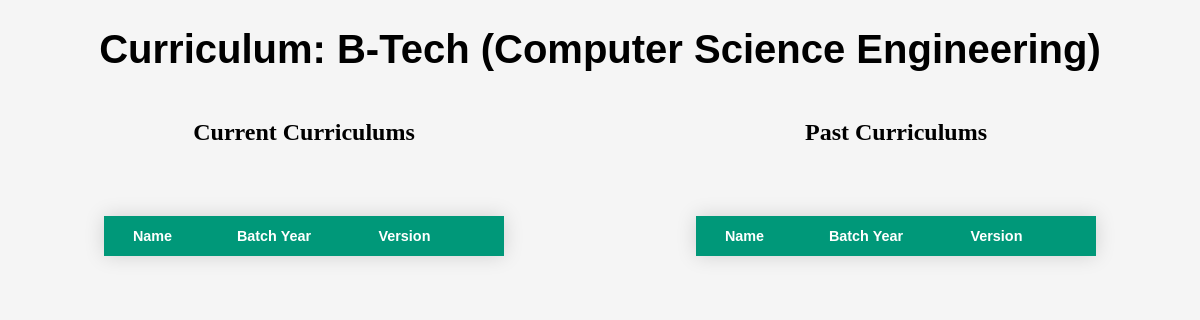
Page /curriculum/1 on the earlier database version.
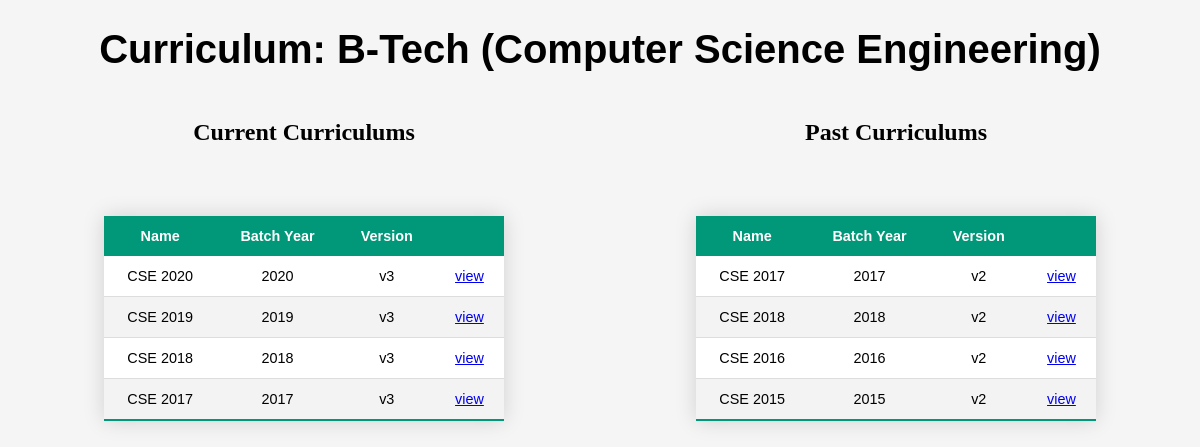
Same page on the later database version.
### program_and_curriculum_management/models.py (models this page shows, shortened)
class Programme(models.Model):
    category = models.CharField(max_length=100)
    title = models.CharField(max_length=100)

class Curriculum(models.Model):
    name = models.CharField(max_length=100)
    batch_year = models.IntegerField(default=date.today().year)
    version = models.CharField(max_length=50)
    present_curriculum = models.BooleanField(default=False)
    programme_id = models.ForeignKey(Programme, on_delete=models.CASCADE)

### program_and_curriculum_management/views.py (the view)
# urls.py: path('curriculum/<pro_id>',views.curriculum, name='curriculum'),
def curriculum(request, pro_id):
    current_curriculum = Curriculum.objects.filter(present_curriculum=1).filter(programme_id_id=pro_id)
    past_curriculum = Curriculum.objects.filter(present_curriculum=0).filter(programme_id_id=pro_id)
    title = Programme.objects.filter(id=pro_id)[0]
    return render(request,'curriculum.html',{'Current_curriculum': current_curriculum, 'Past_curriculum': past_curriculum, 'Title':title})

### templates/curriculum.html (shortened to what this page needs)
<!DOCTYPE html>
<html>
<head>
    <link rel='stylesheet' type='text/css' media='screen' href='/static/style.css'>
</head>
<body>
    <div class="top">
        <h1>Curriculum: <span>{{ Title.title }}</span></h1>
    </div>
    <section>
        <div class="leftside">
            <h2> Current Curriculums</h2>
            <table class="styled-table">
            <thead>
                <tr>
                    <th>Name</th>
                    <th>Batch Year</th>
                    <th> Version</th>
                    <th></th>
                </tr>
            </thead>
            <tbody>
                {% for cc in Current_curriculum %}
                <tr>
                    <td>{{ cc.name }}</td>
                    <td>{{ cc.batch_year }}</td>
                    <td>{{ cc.version }}</td>
                    <td><a href="{% url 'semester' cc.id %}">view</a></td>
                </tr>
                {% endfor %}
            </tbody>
            </table>
        </div>
        <div class="rightside">
            <h2> Past Curriculums</h2>
            <table class="styled-table">
                <thead>
                    <tr>
                        <th>Name</th>
                        <th>Batch Year</th>
                        <th> Version</th>
                        <th></th>
                    </tr>
                </thead>
                <tbody>
                    {% for pc in Past_curriculum %}
                    <tr>
                        <td>{{ pc.name }}</td>
                        <td>{{ pc.batch_year }}</td>
                        <td>{{ pc.version }}</td>
                        <td><a href="{% url 'semester' pc.id %}">view</a></td>
                    </tr>
                    {% endfor %}
                </tbody>
            </table>
        </div>
    </section>
</body>
</html>

### static/style.css (style rules this page uses)
body { background: whitesmoke; display: block; margin: 8px; }
section { display:flex; }
.leftside { width:55%; height:300px; text-align:center; }
.rightside { width:55%; height:300px; text-align:center; }
.top { text-align :center; margin: 25px 25px x; margin-left: auto; margin-right: auto; margin-top :5px; font-size: 20px; font-family: sans-serif; }
.styled-table { border-collapse: collapse; margin: 25px 25px 25px; margin-left: auto; margin-right: auto; margin-top :70px; font-size: 0.9em; font-family: sans-serif; min-width: 400px; box-shadow: 0 0 20px rgba(0, 0, 0, 0.15); }
.styled-table thead tr, .styled-table thead th { background-color: #009879; color: #ffffff; text-align: center; }
.styled-table th, .styled-table td { padding: 12px 15px; }
.styled-table tbody tr { border-bottom: 1px solid #dddddd; }
.styled-table tbody tr:nth-of-type(even) { background-color: #f3f3f3; }
.styled-table tbody tr:nth-of-type(odd) { background-color: white; }
.styled-table tbody tr:last-of-type { border-bottom: 2px solid #009879; }

Differences in the rows shown:
added Curriculum: name "CSE 2020", batch_year "2020", version "v3", shown under "Current Curriculums"
added Curriculum: name "CSE 2019", batch_year "2019", version "v3", shown under "Current Curriculums"
added Curriculum: name "CSE 2018", batch_year "2018", version "v3", shown under "Current Curriculums"
added Curriculum: name "CSE 2017", batch_year "2017", version "v3", shown under "Current Curriculums"
added Curriculum: name "CSE 2017", batch_year "2017", version "v2", shown under "Past Curriculums"
added Curriculum: name "CSE 2018", batch_year "2018", version "v2", shown under "Past Curriculums"
added Curriculum: name "CSE 2016", batch_year "2016", version "v2", shown under "Past Curriculums"
added Curriculum: name "CSE 2015", batch_year "2015", version "v2", shown under "Past Curriculums"
